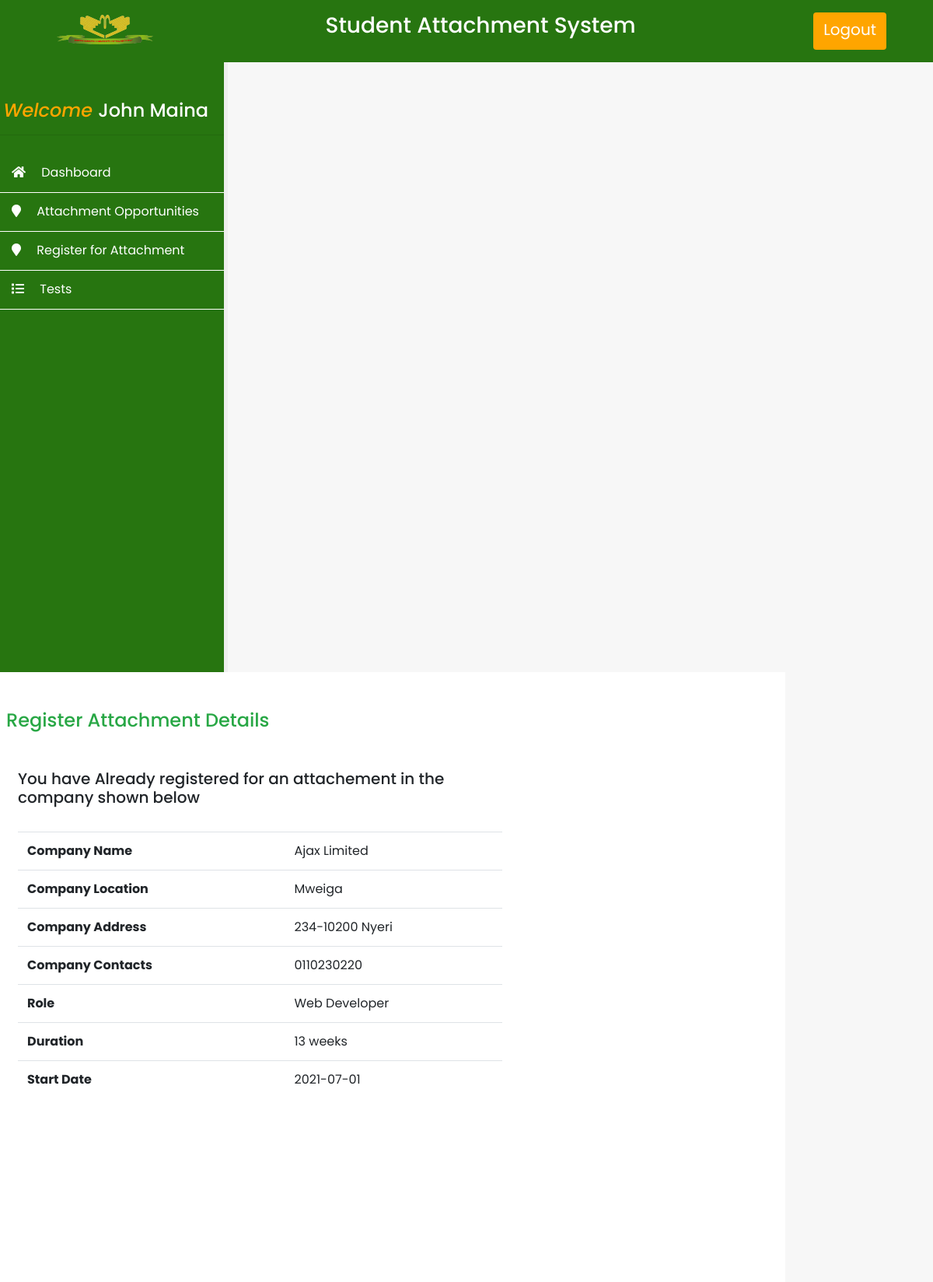
Page /users/student/registerattachment.php (signed in) on the committed database.
### tables this page shows
CREATE TABLE `students` (
  `id` int(11) NOT NULL,
  `uniqueid` varchar(255) NOT NULL,
  `fname` varchar(255) NOT NULL,
  `lname` varchar(255) NOT NULL,
  `regno` varchar(255) NOT NULL,
  `password` varchar(255) NOT NULL,
  `supervisor` varchar(200) NOT NULL DEFAULT '',
  `csupervisor` varchar(200) NOT NULL DEFAULT '',
  `course` varchar(200) NOT NULL,
  `year` int(11) NOT NULL
);

CREATE TABLE `tbl_registered_attachments` (
  `id` int(11) NOT NULL,
  `studentid` varchar(200) NOT NULL,
  `companyname` varchar(200) NOT NULL,
  `companylocation` varchar(200) NOT NULL,
  `companyaddress` varchar(200) NOT NULL,
  `companycontact` varchar(200) NOT NULL,
  `role` varchar(200) NOT NULL,
  `duration` varchar(200) NOT NULL,
  `startdate` date NOT NULL
);

### users/student/myFunctions.php (the view, shortened to what this page needs)
<?php
function getAttachmentDetails($sid)
{
    include "includes/config.php";
    $checkresult = mysqli_query($conn, "SELECT * FROM tbl_registered_attachments where studentid = '$sid'");
    $array = mysqli_fetch_assoc($checkresult);
    if (mysqli_num_rows($checkresult) > 0) {
?>
        <tr>
            <th>Company Name</th>
            <td><?php echo $array["companyname"] ?></td>
        </tr>
        <tr>
            <th>Company Location</th>
            <td><?php echo $array["companylocation"] ?></td>
        </tr>
        <tr>
            <th>Company Address</th>
            <td><?php echo $array["companyaddress"] ?></td>
        </tr>
        <tr>
            <th>Company Contacts</th>
            <td><?php echo $array["companycontact"] ?></td>
        </tr>
        <tr>
            <th>Role</th>
            <td><?php echo $array["role"] ?></td>
        </tr>
        <tr>
            <th>Duration</th>
            <td><?php echo $array["duration"] ?> weeks</td>
        </tr>
        <tr>
            <th>Start Date</th>
            <td><?php echo $array["startdate"] ?></td>
        </tr>
        <?php
    } else {
        echo "No Attachment Added";
    }
}
        ?>

### users/student/includes/sidebar.php
<?php
include "config.php";
$sid  = $_SESSION['studentid'];
$result = $conn->query("SELECT * FROM students where uniqueid = '$sid' ");
$array = mysqli_fetch_assoc($result);
?>
<div class="col col-sm-12 col-md-4 col-lg-3 sidebar py-5">
    <h4 class="text-center welcome">
   <span> Welcome </span><?php echo $array['fname']." ".$array['lname']  ?>
    </h4>
    <hr>
    <div class="side-nav py-2">
        <a href="index.php" class="side-nav-item">
            <div> <i class="fa fa-home mr-3" aria-hidden="true"></i> Dashboard</div>
        </a>
        <a href="attachments.php" class="side-nav-item">
            <div><i class="fa fa-map-marker mr-3 text-white" aria-hidden="true"></i> Attachment Opportunities</div>
        </a>
        <a href="registerattachment.php" class="side-nav-item">
            <div><i class="fa fa-map-marker mr-3" aria-hidden="true"></i> Register for Attachment</div>
        </a>
        <a href="tests.php" class="side-nav-item">
            <div><i class="fa fa-list mr-3" aria-hidden="true"></i> Tests</div>
        </a>
    </div>
</div>

### users/student/css/index.css (style rules this page uses)
* { margin: 0; padding: 0; box-sizing: border-box; text-decoration: none; font-family: "Poppins", sans-serif; }
body { min-height: 100vh; background: #f7f7f7; overflow-x: hidden; }
.sidebar, .main-content { background-color: #fff; min-height: 98vh; }
.sidebar { border-right: 5px solid #eee; background-color: #277510; padding: 0px; }
.side-nav-item { margin: 0; height: 50px; display: flex; align-items: center; justify-content: left; color: #fff; padding-left: 20px; border-bottom: 1px solid #fff; padding: 20px; padding-left: 30px; }
.side-nav-item div { font-size: 20; }
.sidebar .welcome { color: #fff; }
.sidebar .welcome span { color: orange; font-style: italic; }

### users/student/css/login.css (style rules this page uses)
*, a:hover { text-decoration: none; }

### rows in the picture
students: fname "John", lname "Maina"
tbl_registered_attachments: companyname "Ajax Limited", companylocation "Mweiga", companyaddress "234-10200 Nyeri", companycontact "0110230220", role "Web Developer", duration "13", startdate "2021-07-01"
